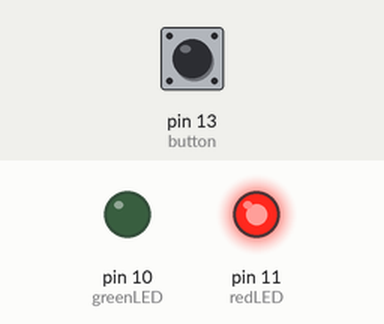
Recording of a sketch running on a simulated Arduino Uno, built with avr-gcc and run on an emulated ATmega328P. Shown: output pins drawn as LEDs (lit = HIGH). The inputs (shaded band) are chosen by the test bench; at power-on: pin 13 (button) LOW.

Above: at 1.2 s.
1.3 s: pin 13 (button) pulled HIGH for 0.15 s
At 1.37 s:
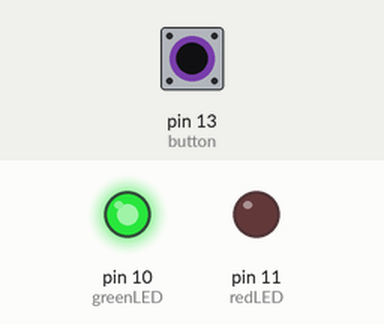
2.9 s: pin 13 (button) pulled HIGH for 3.2 s
At 6.6 s:
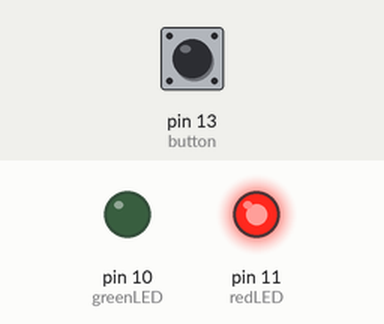
Timing chart, 0 to 8.1 s (numbered marks = the images above; inputs shaded):
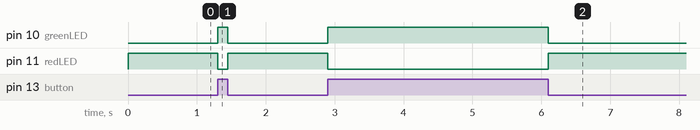

The sketch:

Project3.ino
```cpp
int greenLED = 10;
int redLED = 11;
int button = 13;     //ADDED

void setup()
{
  pinMode(greenLED, OUTPUT);
  pinMode(redLED, OUTPUT);
  pinMode(button, INPUT);     //ADDED
}

void loop() //Notice I have removed the delay commands.
{
  if(digitalRead(button) == HIGH)    //ADDED
  {                                  //ADDED
    digitalWrite(greenLED, HIGH);
    digitalWrite(redLED, LOW);
  }
  else                             //ADDED
  {                                  //ADDED
    digitalWrite(greenLED, LOW);
    digitalWrite(redLED, HIGH);
  }                                  //ADDED
}

//In the Advance you will make them toggle which LED is On
```

Project3e.ino
```cpp
/*
// Add these Variables above the setup function
int buttonState = 0:
int lastButtonState = 0;
int ledState = 0;

//Modify your loop function to look like below:

void loop()
{
  buttonState = digitalRead(button);     //Reads and Store's the button's State
  if (buttonState != lastButtonState)   //If it does not equal the previous Read
  {
    if (buttonState == HIGH)            //if the button is HIGH (Pushed)
    {
      if(ledState == 1)
      {
        digitalWrite(greenLED, HIGH);
        digitalWrite(redLED, LOW);
        ledState = 0;
      } else
      {
        digitalWrite(greenLED, LOW);
        digitalWrite(redLED, HIGH);
        ledState = 1;
      }
    }
  }
  lastButtonState = buttonState; //Store this Read as the last State
  delay(50);      //Ask about debounce
}

*/
```

Measured:
- after the input at 1.3 s, pin 10 (greenLED): LOW → HIGH at once, → LOW 0.15 s later; pin 11 (redLED): HIGH → LOW at once, → HIGH 0.15 s later
- after the input at 2.9 s, pin 10 (greenLED): LOW → HIGH at once, → LOW 3.2 s later; pin 11 (redLED): HIGH → LOW at once, → HIGH 3.2 s later
